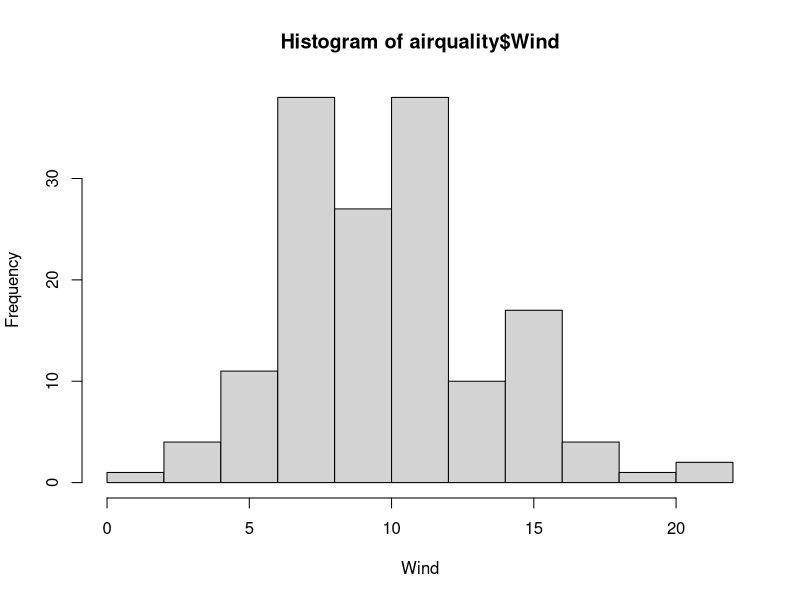
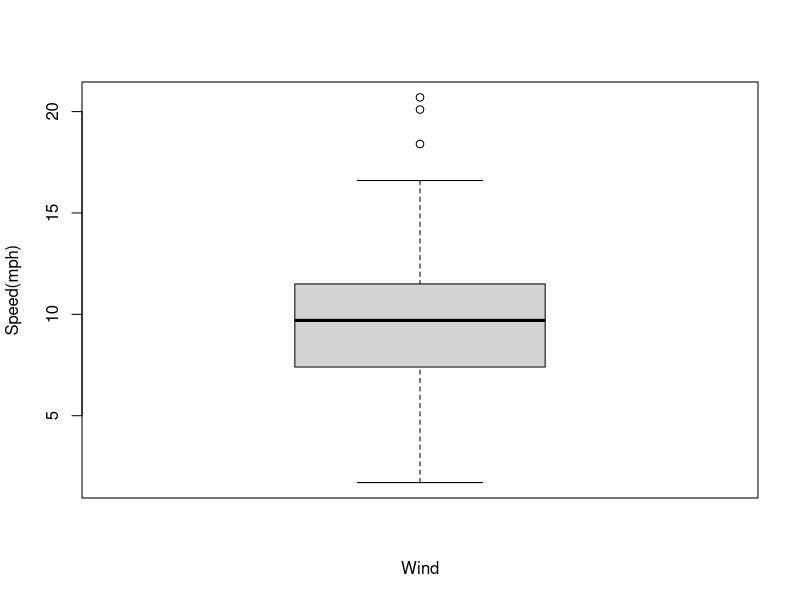
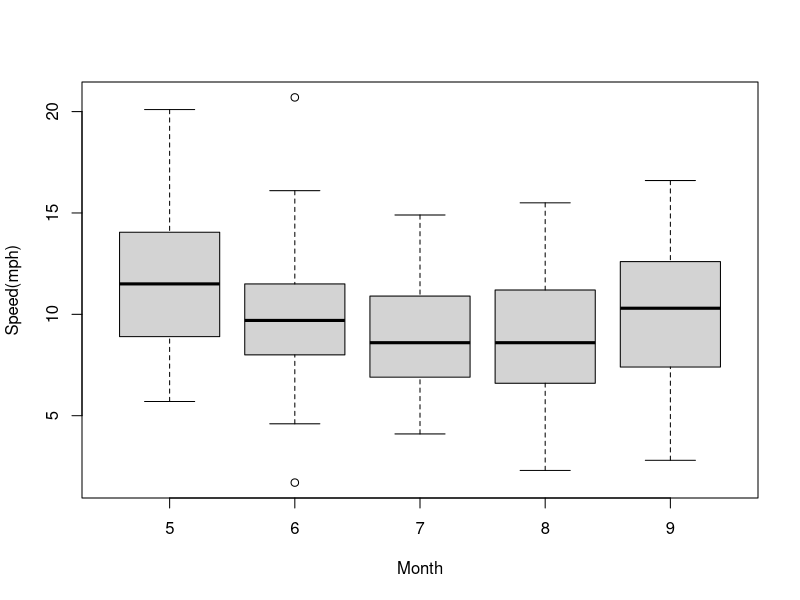
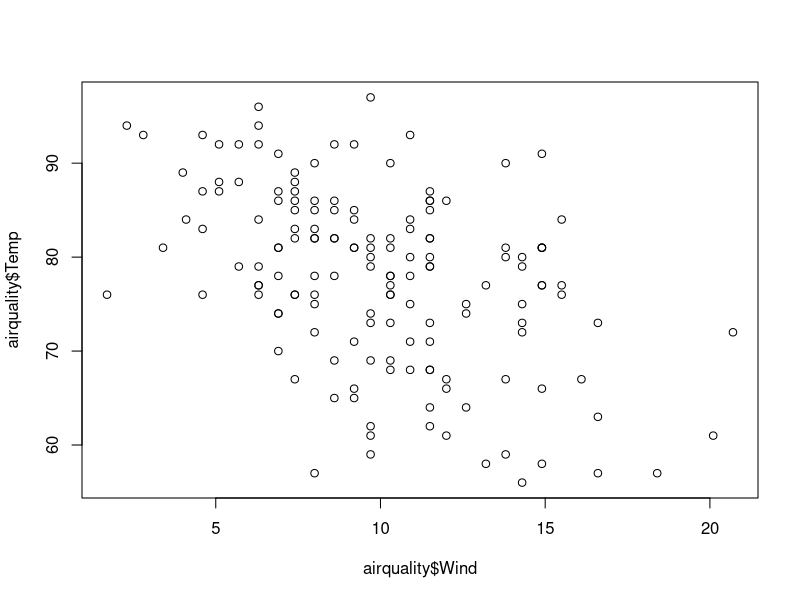
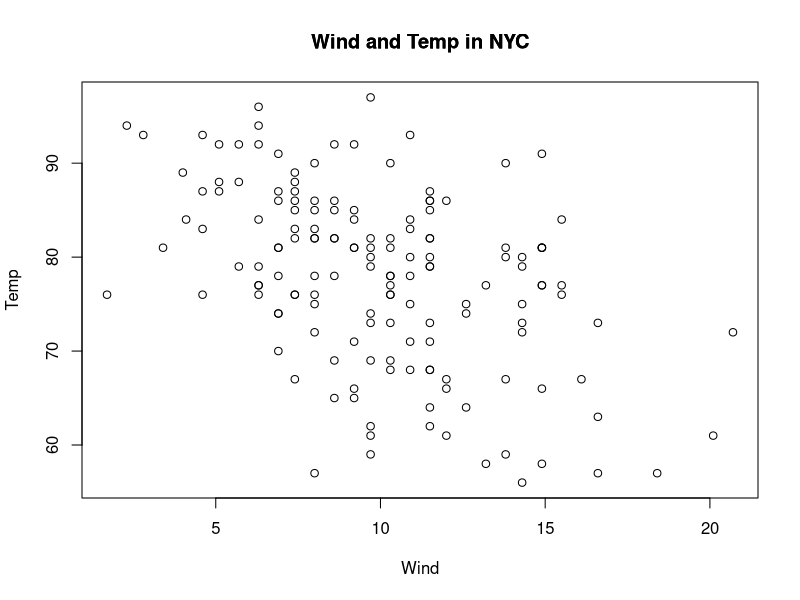
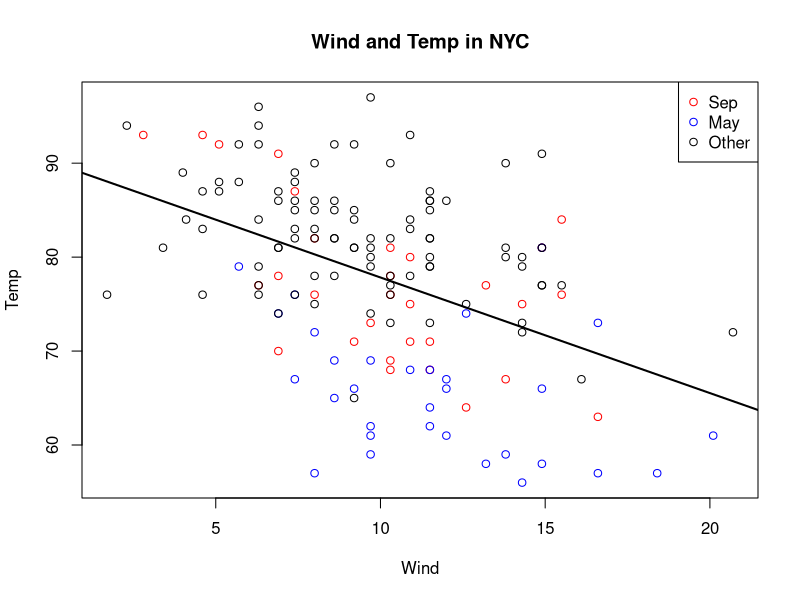
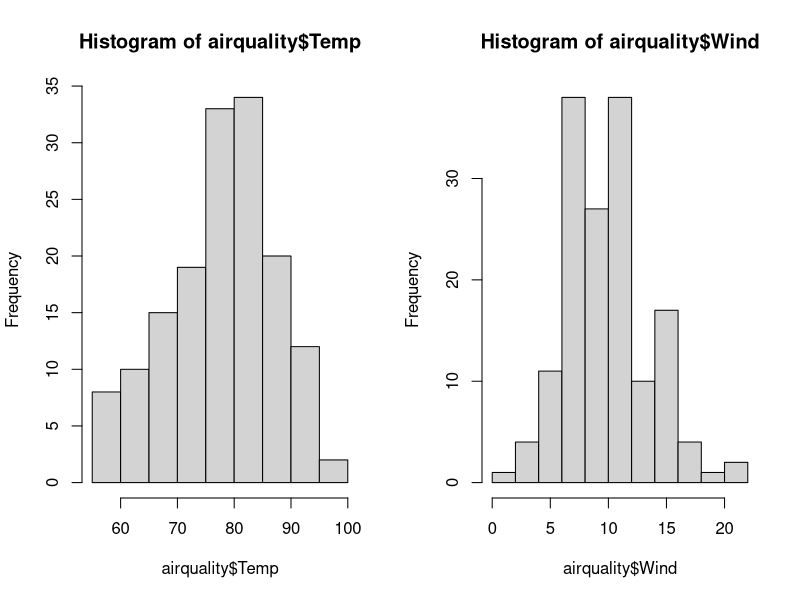
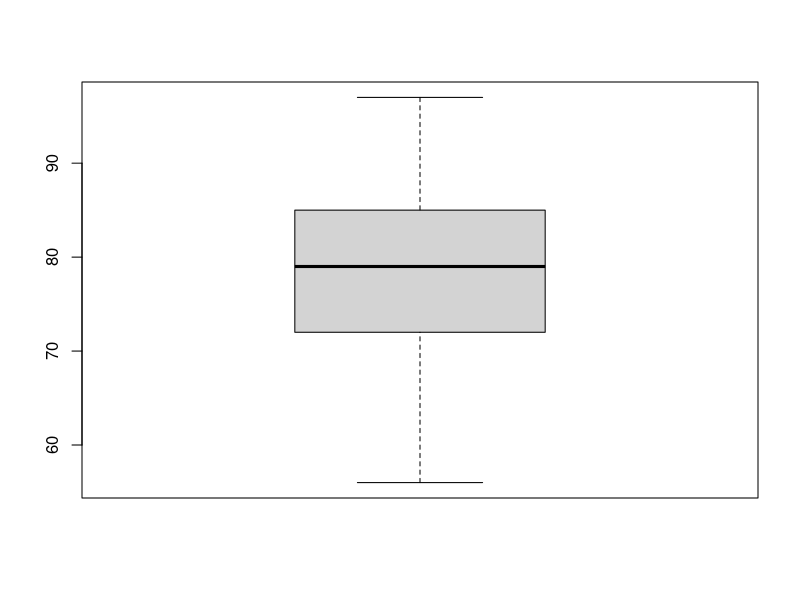

These figures' R source, in order:
# 柱状图 wind变量是一个数值型变量
hist(airquality$Wind,xlab = "Wind")

# 表示一个变量的情况
boxplot(airquality$Wind, xlab = "Wind", ylab = "Speed(mph)")

# 一个分类变量+一个数值变量  
boxplot(Wind~Month, airquality, xlab = "Month", ylab = "Speed(mph)")

# 适合画散点图
plot(airquality$Wind, airquality$Temp)

with(airquality, plot(Wind, Temp, main = "Wind and Temp in NYC"))
title(main = "Wind and Temp in NYC")

# type = n 的含义
with(airquality, plot(Wind, Temp, main = "Wind and Temp in NYC"
                      ,type = "n"))

with(subset(airquality, Month == 9), points(Wind, Temp, col = "red"))

with(subset(airquality,Month == 5),points(Wind,Temp,col="blue"))

with(subset(airquality,Month %in% c(6,7,8)),points(Wind,Temp,col="black"))

# 拟合模型，线性模式是lm ,Temp~Wind 横纵坐标的变量
fit <- lm(Temp ~ Wind, airquality)
abline(fit, lwd = 2)

legend("topright",pch = 1,
       col = c("red","blue","black"),
       legend = c("Sep","May","Other"))

# 全局参数  
par("bg")
par("col")
par("mar") # (bottom,left,top,right)
par("mfrow")
par("mfcol")

# 将面板划分成一行两列
par(mfrow = c(1,2))
hist(airquality$Temp)
hist(airquality$Wind)
par(mfrow = c(1,1))
# 设置后对全局作用
boxplot(airquality$Temp)

par(mfcol = c(2,1))
hist(airquality$Wind)
hist(airquality$Temp)